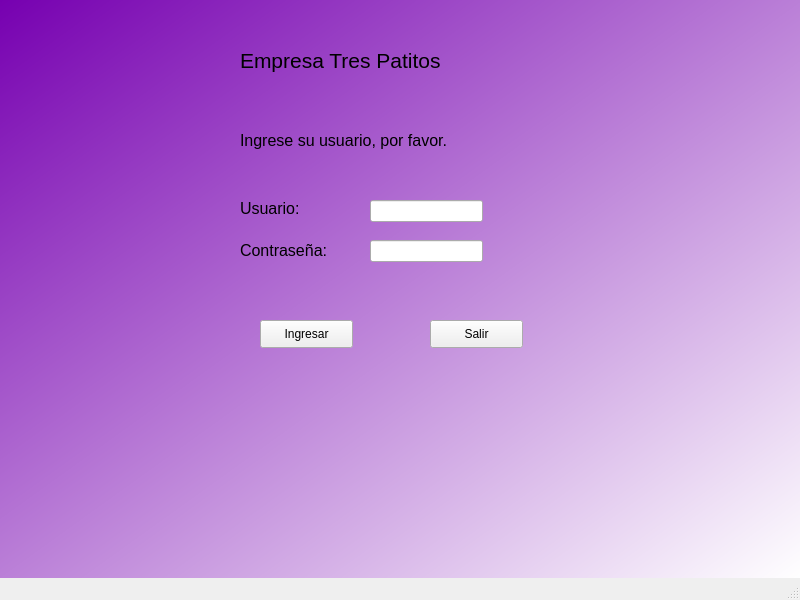
<?xml version="1.0" encoding="UTF-8"?>
<ui version="4.0">
 <class>Login</class>
 <widget class="QMainWindow" name="Login">
  <property name="geometry">
   <rect>
    <x>0</x>
    <y>0</y>
    <width>800</width>
    <height>600</height>
   </rect>
  </property>
  <property name="minimumSize">
   <size>
    <width>800</width>
    <height>600</height>
   </size>
  </property>
  <property name="font">
   <font>
    <pointsize>14</pointsize>
   </font>
  </property>
  <property name="windowTitle">
   <string>Login</string>
  </property>
  <property name="windowIcon">
   <iconset>
    <normaloff>recursos/trespatitos.jpg</normaloff>recursos/trespatitos.jpg</iconset>
  </property>
  <property name="styleSheet">
   <string notr="true">QWidget#centralwidget{
background-color: qlineargradient(spread:pad, x1:0, y1:0, x2:1, y2:1, stop:0 rgba(118, 0, 176, 255), stop:1 rgba(255, 255, 255, 255));}</string>
  </property>
  <widget class="QWidget" name="centralwidget">
   <widget class="QLabel" name="lblTitulo">
    <property name="geometry">
     <rect>
      <x>240</x>
      <y>10</y>
      <width>261</width>
      <height>101</height>
     </rect>
    </property>
    <property name="font">
     <font>
      <pointsize>16</pointsize>
     </font>
    </property>
    <property name="text">
     <string>Empresa Tres Patitos</string>
    </property>
   </widget>
   <widget class="QLabel" name="lblSaludo">
    <property name="geometry">
     <rect>
      <x>240</x>
      <y>120</y>
      <width>261</width>
      <height>41</height>
     </rect>
    </property>
    <property name="font">
     <font>
      <pointsize>12</pointsize>
     </font>
    </property>
    <property name="text">
     <string>Ingrese su usuario, por favor. </string>
    </property>
   </widget>
   <widget class="QLabel" name="lblUsuario">
    <property name="geometry">
     <rect>
      <x>240</x>
      <y>200</y>
      <width>81</width>
      <height>16</height>
     </rect>
    </property>
    <property name="font">
     <font>
      <pointsize>12</pointsize>
     </font>
    </property>
    <property name="text">
     <string>Usuario:</string>
    </property>
   </widget>
   <widget class="QLabel" name="label">
    <property name="geometry">
     <rect>
      <x>240</x>
      <y>240</y>
      <width>121</width>
      <height>21</height>
     </rect>
    </property>
    <property name="font">
     <font>
      <pointsize>12</pointsize>
     </font>
    </property>
    <property name="text">
     <string>Contraseña:</string>
    </property>
   </widget>
   <widget class="QLineEdit" name="txtUsuario">
    <property name="geometry">
     <rect>
      <x>370</x>
      <y>200</y>
      <width>113</width>
      <height>22</height>
     </rect>
    </property>
   </widget>
   <widget class="QLineEdit" name="txtContasenia">
    <property name="geometry">
     <rect>
      <x>370</x>
      <y>240</y>
      <width>113</width>
      <height>22</height>
     </rect>
    </property>
    <property name="echoMode">
     <enum>QLineEdit::Password</enum>
    </property>
   </widget>
   <widget class="QPushButton" name="btnIngresar">
    <property name="geometry">
     <rect>
      <x>260</x>
      <y>320</y>
      <width>93</width>
      <height>28</height>
     </rect>
    </property>
    <property name="text">
     <string>Ingresar</string>
    </property>
   </widget>
   <widget class="QPushButton" name="btnCancelar">
    <property name="geometry">
     <rect>
      <x>430</x>
      <y>320</y>
      <width>93</width>
      <height>28</height>
     </rect>
    </property>
    <property name="text">
     <string>Salir</string>
    </property>
   </widget>
  </widget>
  <widget class="QStatusBar" name="statusbar"/>
 </widget>
 <resources/>
 <connections/>
</ui>
